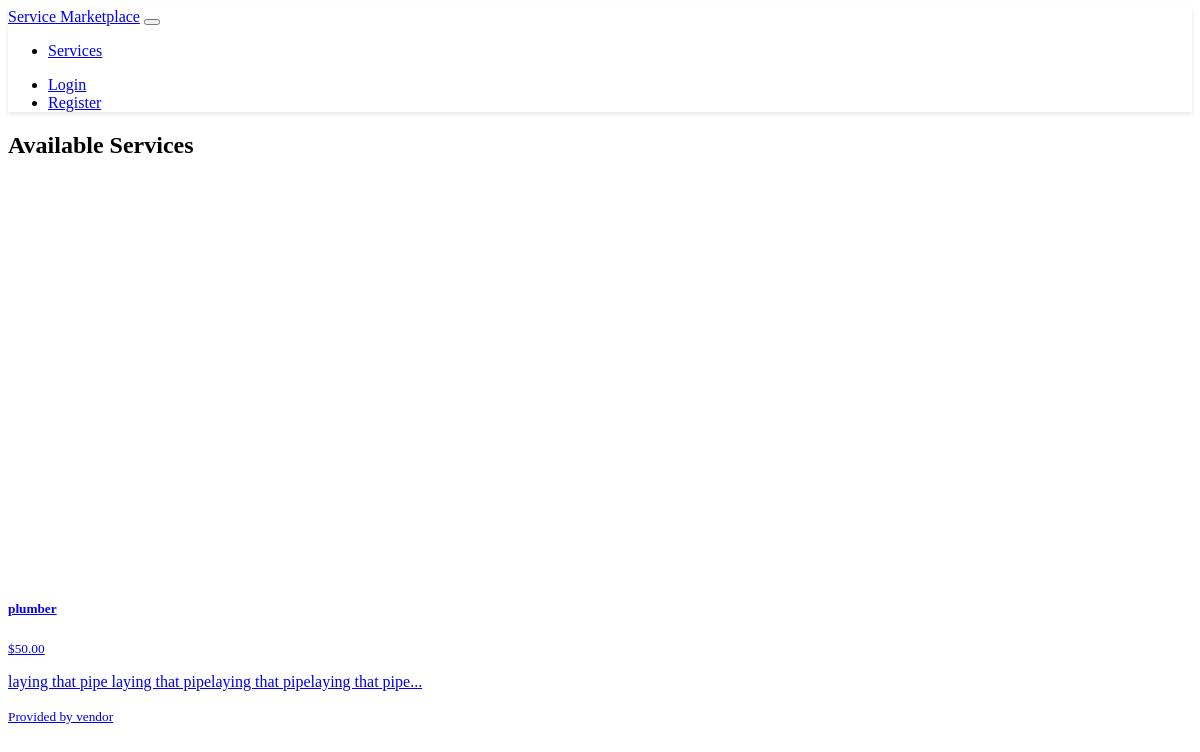
Page /services on the earlier database version.
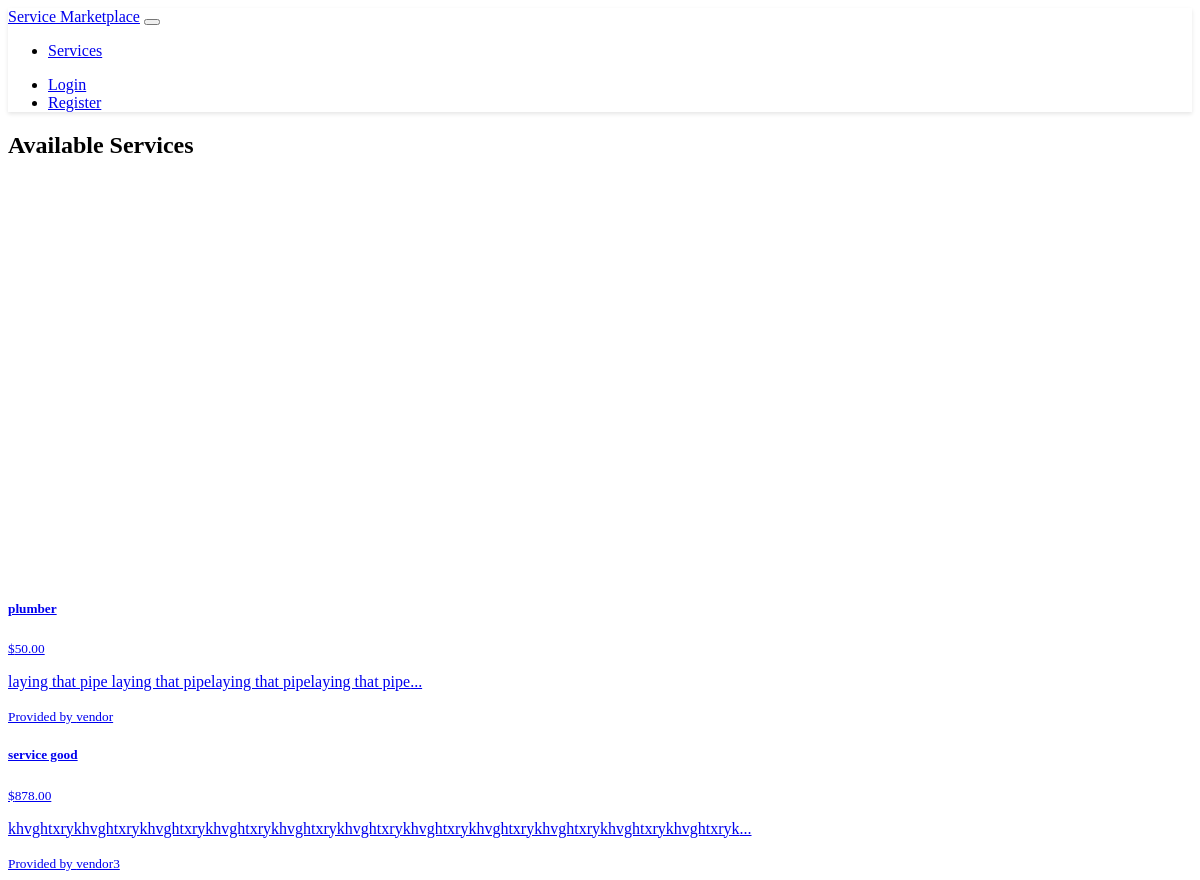
Same page on the later database version.
### models.py (models this page shows, shortened)
class Service(db.Model):
    id = db.Column(db.Integer, primary_key=True)
    title = db.Column(db.String(100), nullable=False)
    description = db.Column(db.Text, nullable=False)
    detailed_description = db.Column(db.Text)
    rate = db.Column(db.Float, nullable=False)
    project_rate = db.Column(db.Float)
    provider_id = db.Column(db.Integer, db.ForeignKey('user.id'), nullable=False)
    category_id = db.Column(db.Integer, db.ForeignKey('service_category.id'), nullable=False)
    created_at = db.Column(db.DateTime, default=datetime.utcnow)
    portfolio_images = db.Column(db.JSON)
    availability = db.Column(db.JSON)
    tags = db.relationship('ServiceTag', secondary=service_tags, lazy='subquery',
        backref=db.backref('services', lazy=True))
    requests = db.relationship('ServiceRequest', backref='service', lazy=True)

class User(UserMixin, db.Model):
    id = db.Column(db.Integer, primary_key=True)
    username = db.Column(db.String(64), unique=True, nullable=False)
    email = db.Column(db.String(120), unique=True, nullable=False)
    password_hash = db.Column(db.String(256))
    is_provider = db.Column(db.Boolean, default=False)
    is_admin = db.Column(db.Boolean, default=False)  # New admin role
    latitude = db.Column(db.Float)
    longitude = db.Column(db.Float)
    profile_image = db.Column(db.String(255))  # Store image path
    services = db.relationship('Service', backref='provider', lazy=True)

### routes.py (the view)
@app.route('/services')
def service_list():
    services = Service.query.all()
    return render_template('service_list.html', services=services)

### templates/service_list.html (shortened to what this page needs)
{% extends "base.html" %}
{% block content %}
<div class="row mb-4">
    <div class="col">
        <h2>Available Services</h2>
    </div>
</div>
<div class="row">
    <div class="col-md-8">
        <div id="map" style="height: 400px;" class="mb-4"></div>
    </div>
    <div class="col-md-4">
        <div class="list-group">
            {% for service in services %}
            <a href="{{ url_for('service_detail', id=service.id) }}" class="list-group-item list-group-item-action">
                <div class="d-flex w-100 justify-content-between">
                    <h5 class="mb-1">{{ service.title }}</h5>
                    <small>${{ "%.2f"|format(service.rate) }}</small>
                </div>
                <p class="mb-1">{{ service.description[:100] }}...</p>
                <small>Provided by {{ service.provider.username }}</small>
            </a>
            {% endfor %}
        </div>
    </div>
</div>
{% endblock %}

### templates/base.html (shortened to what this page needs)
<!DOCTYPE html>
<html lang="en" data-bs-theme="dark">
<head>
    <link rel="stylesheet" href="https://cdn.replit.com/agent/bootstrap-agent-dark-theme.min.css">
    <link rel="stylesheet" href="https://unpkg.com/leaflet@1.7.1/dist/leaflet.css">
    <link rel="stylesheet" href="{{ url_for('static', filename='css/custom.css') }}">
</head>
<body>
    <nav class="navbar navbar-expand-lg navbar-dark bg-dark mb-4">
        <div class="container">
            <a class="navbar-brand" href="{{ url_for('index') }}">Service Marketplace</a>
            <button class="navbar-toggler" type="button" data-bs-toggle="collapse" data-bs-target="#navbarNav">
            </button>
            <div class="collapse navbar-collapse" id="navbarNav">
                <ul class="navbar-nav me-auto">
                    <li class="nav-item">
                        <a class="nav-link" href="{{ url_for('service_list') }}">Services</a>
                    </li>
                </ul>
                <ul class="navbar-nav">
                    {% if current_user.is_authenticated %}
                    <li class="nav-item">
                        <a class="nav-link" href="{{ url_for('logout') }}">Logout</a>
                    </li>
                    {% else %}
                    <li class="nav-item">
                        <a class="nav-link" href="{{ url_for('login') }}">Login</a>
                    </li>
                    <li class="nav-item">
                        <a class="nav-link" href="{{ url_for('register') }}">Register</a>
                    </li>
                    {% endif %}
                </ul>
            </div>
        </div>
    </nav>
    <div class="container">
        {% block content %}{% endblock %}
    </div>
</body>
</html>

### static/css/custom.css (style rules this page uses)
.navbar { box-shadow: 0 2px 4px rgba(0, 0, 0, 0.1); }
#map, #provider-map { border-radius: var(--bs-border-radius); border: 1px solid var(--bs-border-color); }
.list-group-item { background-color: var(--bs-dark); border-color: var(--bs-border-color); }

Differences in the rows shown:
added Service: title "service good", rate "878.00", description "khvghtxrykhvghtxrykhvghtxrykhvghtxrykhvghtxrykhvghtxrykhvghtxrykhvghtxrykhvghtxrykhvghtxrykhvghtxryk", provider.username "vendor3"
